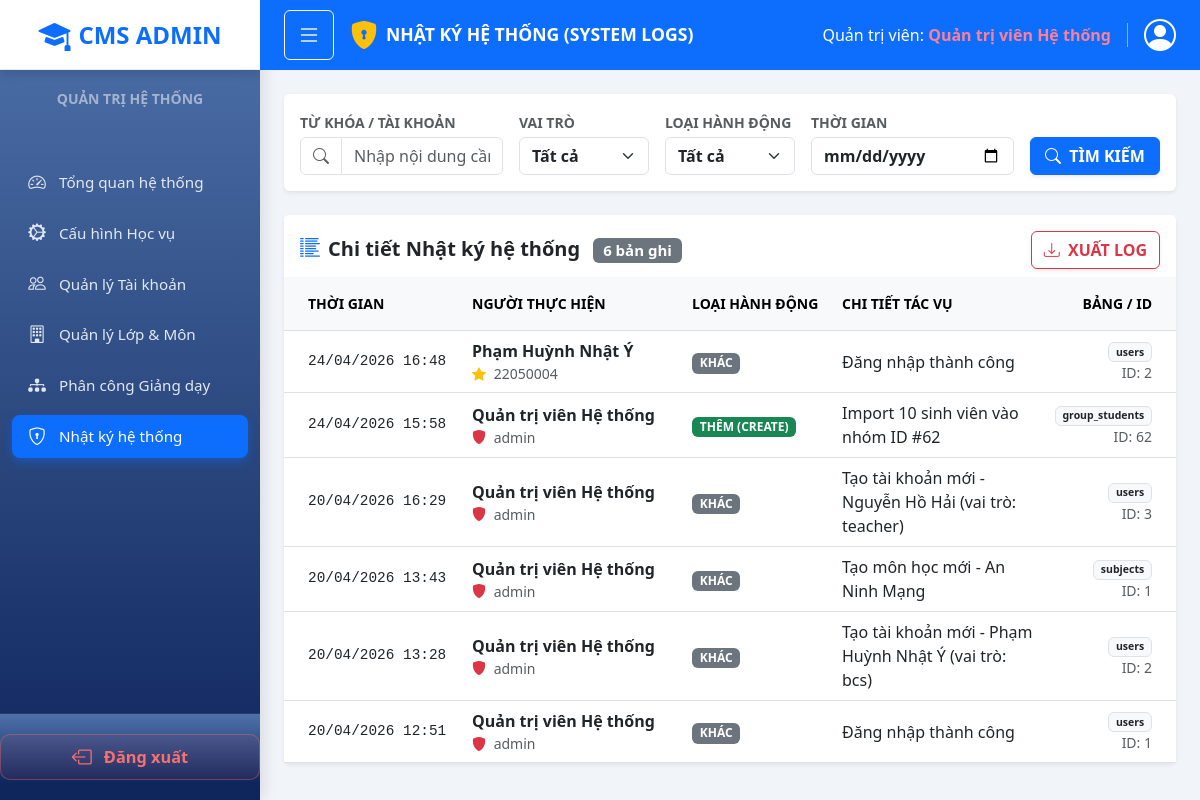
Screenshot of /views/admin/system-logs.php (signed in) with the database file from the repository.
### tables this page shows
CREATE TABLE `system_logs` (
  `id` int(11) NOT NULL AUTO_INCREMENT,
  `user_id` int(11) DEFAULT NULL,
  `action` varchar(255) DEFAULT NULL,
  `target_table` varchar(50) DEFAULT NULL,
  `target_id` int(11) DEFAULT NULL,
  `created_at` timestamp NOT NULL DEFAULT current_timestamp(),
  PRIMARY KEY (`id`),
  KEY `user_id` (`user_id`),
  CONSTRAINT `system_logs_ibfk_1` FOREIGN KEY (`user_id`) REFERENCES `users` (`id`) ON DELETE SET NULL
);

CREATE TABLE `users` (
  `id` int(11) NOT NULL AUTO_INCREMENT,
  `username` varchar(50) DEFAULT NULL,
  `password` varchar(255) DEFAULT NULL,
  `full_name` varchar(100) DEFAULT NULL,
  `email` varchar(100) NOT NULL,
  `google_id` varchar(255) DEFAULT NULL,
  `role` enum('student','bcs','teacher','support_admin','admin') DEFAULT 'student',
  `secondary_role` enum('student','bcs','teacher','admin') DEFAULT NULL,
  `is_active` tinyint(1) DEFAULT 1 COMMENT '1: Hoạt động, 0: Bị khóa',
  `position` varchar(100) DEFAULT NULL COMMENT 'Chức vụ (BCS): Lớp trưởng, Lớp phó',
  `academic_title` varchar(50) DEFAULT NULL COMMENT 'Học hàm/học vị: GS, PGS, TS, ThS, CN...',
  `avatar` varchar(255) DEFAULT NULL,
  `birth_date` date DEFAULT NULL,
  `phone_number` varchar(20) DEFAULT NULL,
  `address` varchar(255) DEFAULT NULL,
  `created_at` timestamp NOT NULL DEFAULT current_timestamp(),
  PRIMARY KEY (`id`),
  UNIQUE KEY `email` (`email`)
);

### config/config.php (called while the page is built, shortened)
<?php
function getDBConnection() {
    global $conn;
    if (!isset($conn) || $conn === false) {
        try {
            $conn = mysqli_connect(DB_HOST, DB_USER, DB_PASS, DB_NAME, DB_PORT);
        } catch (Throwable $e) {
            $safeHost = DB_HOST ?: '(empty-host)';
            throw new Exception("Lỗi kết nối database tới '{$safeHost}'. Vui lòng kiểm tra DB_HOST/DB_NAME/DB_USER/DB_PASS trong .env.local hoặc biến môi trường host. Chi tiết: " . $e->getMessage());
        }
        mysqli_set_charset($conn, "utf8mb4");
    }
    return $conn;
}
function e($string) {
    return htmlspecialchars($string ?? '', ENT_QUOTES, 'UTF-8');
}
function db_query($sql, $params = []) {
    $conn = getDBConnection();
    $stmt = mysqli_prepare($conn, $sql);
    $execResult = mysqli_stmt_execute($stmt);
    $trimmedSql = trim($sql);
    $isSelect = preg_match('/^\s*(SELECT|SHOW|DESCRIBE|EXPLAIN)\s/i', $trimmedSql);
    if ($isSelect) {
        $result = mysqli_stmt_get_result($stmt);
        return $result;
    }
}
function db_fetch_all($sql, $params = []) {
    $result = db_query($sql, $params);
    $rows = [];
    while ($row = mysqli_fetch_assoc($result)) {
        $rows[] = $row;
    }
    return $rows;
}
function db_count($sql, $params = []) {
    $result = db_query($sql, $params);
    $row = mysqli_fetch_assoc($result);
    return $row ? array_values($row)[0] : 0;
}

### config/helpers.php (called while the page is built, shortened)
<?php
function formatDateTime($date, $format = 'd/m/Y H:i') {
    $timestamp = is_string($date) ? strtotime($date) : $date;
    return date($format, $timestamp);
}

### views/admin/system-logs.php (the view, shortened to what this page needs)
<?php
require_once __DIR__ . '/../../config/config.php';
require_once __DIR__ . '/../../config/helpers.php';
$search = $_GET['search'] ?? '';
$roleFilter = $_GET['role'] ?? 'all';
$actionFilter = $_GET['action'] ?? 'all';
$dateFilter = $_GET['date'] ?? '';
$params = [];
$whereClause = '';
$countSql = "SELECT COUNT(*) as total FROM system_logs sl
             LEFT JOIN users u ON sl.user_id = u.id
             $whereClause";
$totalRecords = (int) db_count($countSql, $params);
$perPage = 15;
$currentPage = isset($_GET['page']) ? max(1, (int)$_GET['page']) : 1;
$offset = ($currentPage - 1) * $perPage;
$sql = "SELECT sl.*, u.full_name, u.username, u.role, u.email
        FROM system_logs sl
        LEFT JOIN users u ON sl.user_id = u.id
        $whereClause
        ORDER BY sl.created_at DESC
        LIMIT $perPage OFFSET $offset";
$logs = db_fetch_all($sql, $params);
function getActionType($action) {
    $action = strtolower($action);
    if (strpos($action, 'create') !== false || strpos($action, 'thêm') !== false || strpos($action, 'import') !== false) {
        return ['type' => 'create', 'label' => 'THÊM (CREATE)', 'class' => 'bg-success'];
    }
    return ['type' => 'other', 'label' => 'KHÁC', 'class' => 'bg-secondary'];
}
function getRoleDisplay($role, $fullName) {
    $roleConfig = [
        'admin' => ['icon' => 'bi-shield-fill', 'icon_class' => 'text-danger', 'badge_class' => 'bg-danger text-white', 'label' => 'Quản trị viên'],
        'teacher' => ['icon' => 'bi-person-video3', 'icon_class' => 'text-primary', 'badge_class' => 'bg-primary text-white', 'label' => 'Giảng viên'],
        'bcs' => ['icon' => 'bi-star-fill', 'icon_class' => 'text-warning', 'badge_class' => 'bg-warning text-dark', 'label' => 'Ban Cán Sự'],
        'student' => ['icon' => 'bi-person', 'icon_class' => 'text-info', 'badge_class' => 'bg-info text-white', 'label' => 'Sinh viên'],
    ];
    return $roleConfig[$role] ?? ['icon' => 'bi-person', 'icon_class' => 'text-secondary', 'badge_class' => 'bg-secondary text-white', 'label' => $role];
}
?>
<!DOCTYPE html>
<html lang="vi">
<head>
    <link href="https://cdn.jsdelivr.net/npm/bootstrap@5.3.0/dist/css/bootstrap.min.css" rel="stylesheet">
    <link href="https://cdn.jsdelivr.net/npm/bootstrap-icons@1.10.5/font/bootstrap-icons.css" rel="stylesheet">
    <link rel="stylesheet" href="../../public/css/style.css">
    <link rel="stylesheet" href="../../public/css/layout.css">
    <link rel="stylesheet" href="../../public/css/admin/admin-layout.css">
    <link rel="stylesheet" href="../../public/css/admin/system-logs.css">
</head>
<body class="dashboard-body">
<?php
require_once __DIR__ . '/../../layouts/admin-sidebar.php';
?>
<div class="main-content admin-main-content" id="mainContent">
<?php
require_once __DIR__ . '/../../layouts/admin-topbar.php';
?>
    <div class="p-4">
        <div class="card shadow-sm border-0 mb-4">
            <div class="card-body">
                <form method="GET" action="" class="row g-3 align-items-end">
                    <div class="col-md-3">
                        <label class="fw-bold small text-muted mb-1">TỪ KHÓA / TÀI KHOẢN</label>
                        <div class="input-group">
                            <span class="input-group-text bg-white"><i class="bi bi-search text-muted"></i></span>
                            <input type="text" name="search" class="form-control" placeholder="Nhập nội dung cần tìm..." value="<?php echo e($search); ?>">
                        </div>
                    </div>
                    <div class="col-md-2">
                        <label class="fw-bold small text-muted mb-1">VAI TRÒ</label>
                        <select name="role" class="form-select fw-bold">
                            <option value="all" <?php echo $roleFilter === 'all' ? 'selected' : ''; ?>>Tất cả</option>
                        </select>
                    </div>
                    <div class="col-md-2">
                        <label class="fw-bold small text-muted mb-1">LOẠI HÀNH ĐỘNG</label>
                        <select name="action" class="form-select fw-bold">
                            <option value="all" <?php echo $actionFilter === 'all' ? 'selected' : ''; ?>>Tất cả</option>
                        </select>
                    </div>
                    <div class="col-md-3">
                        <label class="fw-bold small text-muted mb-1">THỜI GIAN</label>
                        <input type="date" name="date" class="form-control fw-bold" value="<?php echo e($dateFilter); ?>">
                    </div>
                    <div class="col-md-2 text-md-end">
                        <button type="submit" class="btn btn-primary fw-bold shadow-sm w-100">
                            <i class="bi bi-search me-1"></i> TÌM KIẾM
                        </button>
                    </div>
                </form>
            </div>
        </div>
        <div class="card shadow-sm border-0">
            <div class="card-header bg-white pt-3 pb-2 border-0 d-flex justify-content-between align-items-center">
                <h5 class="fw-bold text-dark m-0">
                    <i class="bi bi-list-columns-reverse me-2 text-primary"></i>Chi tiết Nhật ký hệ thống
                    <span class="badge bg-secondary ms-2"><?php echo number_format($totalRecords); ?> bản ghi</span>
                </h5>
                <a class="btn btn-outline-danger fw-bold shadow-sm" href="?export=csv&search=<?php echo urlencode($search); ?>&role=<?php echo e($roleFilter); ?>&action=<?php echo e($actionFilter); ?>&date=<?php echo e($dateFilter); ?>">
                    <i class="bi bi-download me-1"></i> XUẤT LOG
                </a>
            </div>
            <div class="card-body p-0">
                <div class="table-responsive">
                    <table class="table table-hover align-middle mb-0">
                        <thead class="table-light small text-muted fw-bold">
                            <tr>
                                <th class="ps-4 py-3" style="width: 180px;">THỜI GIAN</th>
                                <th class="py-3" style="width: 220px;">NGƯỜI THỰC HIỆN</th>
                                <th class="py-3" style="width: 150px;">LOẠI HÀNH ĐỘNG</th>
                                <th class="py-3">CHI TIẾT TÁC VỤ</th>
                                <th class="pe-4 py-3 text-end" style="width: 120px;">BẢNG / ID</th>
                            </tr>
                        </thead>
                        <tbody>
                            <?php if (count($logs) > 0): ?>
                                <?php foreach ($logs as $log): ?>
                                    <?php
                                    $actionType = getActionType($log['action']);
                                    $roleDisplay = getRoleDisplay($log['role'], $log['full_name']);
                                    $isWarning = $actionType['type'] === 'warning';
                                    ?>
                                    <tr class="<?php echo $isWarning ? 'bg-warning bg-opacity-10' : ''; ?>">
                                        <td class="ps-4 text-dark log-time <?php echo $isWarning ? 'fw-bold text-danger' : ''; ?>">
                                            <?php echo formatDateTime($log['created_at']); ?>
                                        </td>
                                        <td>
                                            <?php if ($log['full_name']): ?>
                                                <div class="fw-bold text-dark"><?php echo e($log['full_name']); ?></div>
                                                <div class="small text-muted">
                                                    <i class="bi <?php echo $roleDisplay['icon']; ?> <?php echo $roleDisplay['icon_class']; ?> me-1"></i>
                                                    <?php echo e($log['username']); ?>
                                                </div>
                                            <?php endif; ?>
                                        </td>
                                        <td>
                                            <span class="badge <?php echo $actionType['class']; ?>"><?php echo $actionType['label']; ?></span>
                                        </td>
                                        <td class="text-dark"><?php echo e($log['action']); ?></td>
                                        <td class="pe-4 text-end text-muted small">
                                            <?php if ($log['target_table']): ?>
                                                <span class="badge bg-light text-dark border"><?php echo e($log['target_table']); ?></span>
                                                <?php if ($log['target_id']): ?>
                                                    <br>ID: <?php echo e($log['target_id']); ?>
                                                <?php endif; ?>
                                            <?php else: ?>
                                                --
                                            <?php endif; ?>
                                        </td>
                                    </tr>
                                <?php endforeach; ?>
                            <?php endif; ?>
                        </tbody>
                    </table>
                </div>
            </div>
        </div>
    </div>
</div>
</body>
</html>

### public/css/style.css (style rules this page uses)
body { font-family: 'Segoe UI', Tahoma, Geneva, Verdana, sans-serif; background-color: #f4f6f9; }
.dashboard-body { background-color: #f4f6f9; }
* { box-sizing: border-box; }

### public/css/admin/admin-layout.css (style rules this page uses)
.admin-main-content { padding-top: var(--cms-header-height, 70px) !important; background-color: #f1f5f9; min-height: 100vh; }

### public/css/admin/system-logs.css (style rules this page uses)
.log-time { font-family: monospace; font-size: 0.9rem; }

### public/css/menu.css (style rules this page uses)
:root { --cms-sidebar-width: 260px; --cms-sidebar-collapsed-width: 86px; --cms-header-height: 70px; }
.main-content, #mainContent { margin-left: var(--cms-sidebar-width); transition: margin-left 0.3s ease; }

### public/css/topbar.css (style rules this page uses)
.main-content, #mainContent { padding-top: var(--cms-header-height, 70px) !important; }

### rows the page displays
system_logs: created_at "24/04/2026 16:48", user.full_name "Phạm Huỳnh Nhật Ý", user.username "22050004", action "KHÁC", action "Đăng nhập thành công", target_table "users", target "2"
system_logs: created_at "24/04/2026 15:58", user.full_name "Quản trị viên Hệ thống", user.username "admin", action "THÊM (CREATE)", action "Import 10 sinh viên vào nhóm ID #62", target_table "group_students", target "62"
system_logs: created_at "20/04/2026 16:29", user.full_name "Quản trị viên Hệ thống", user.username "admin", action "KHÁC", action "Tạo tài khoản mới - Nguyễn Hồ Hải (vai trò: teacher)", target_table "users", target "3"
system_logs: created_at "20/04/2026 13:43", user.full_name "Quản trị viên Hệ thống", user.username "admin", action "KHÁC", action "Tạo môn học mới - An Ninh Mạng", target_table "subjects", target "1"
system_logs: created_at "20/04/2026 13:28", user.full_name "Quản trị viên Hệ thống", user.username "admin", action "KHÁC", action "Tạo tài khoản mới - Phạm Huỳnh Nhật Ý (vai trò: bcs)", target_table "users", target "2"
system_logs: created_at "20/04/2026 12:51", user.full_name "Quản trị viên Hệ thống", user.username "admin", action "KHÁC", action "Đăng nhập thành công", target_table "users", target "1"

### other values shown
$item['label'] "Tổng quan hệ thống"
$item['label'] "Cấu hình Học vụ"
$item['label'] "Quản lý Tài khoản"
$item['label'] "Quản lý Lớp & Môn"
$item['label'] "Phân công Giảng dạy"
$item['label'] "Nhật ký hệ thống"
$pageTitle "NHẬT KÝ HỆ THỐNG (SYSTEM LOGS)"
$currentUser['full_name'] "Quản trị viên Hệ thống"
$totalRecords "6"
